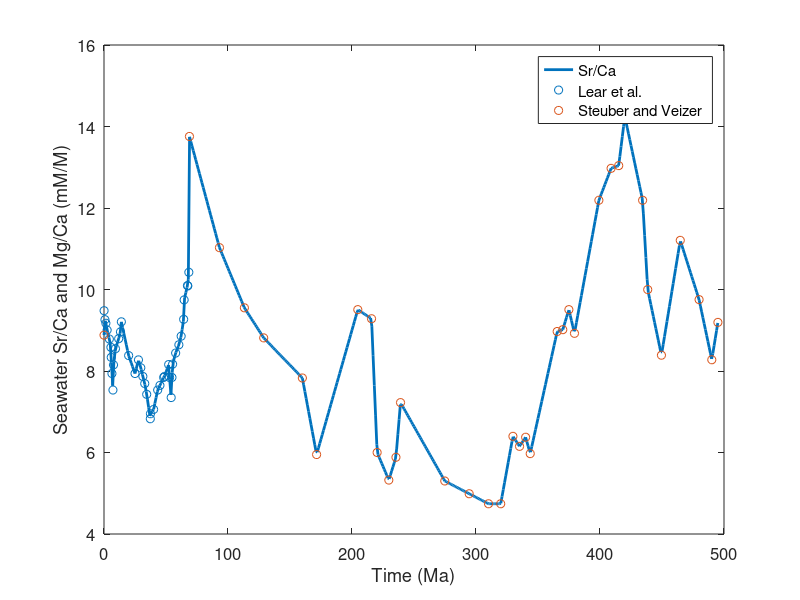
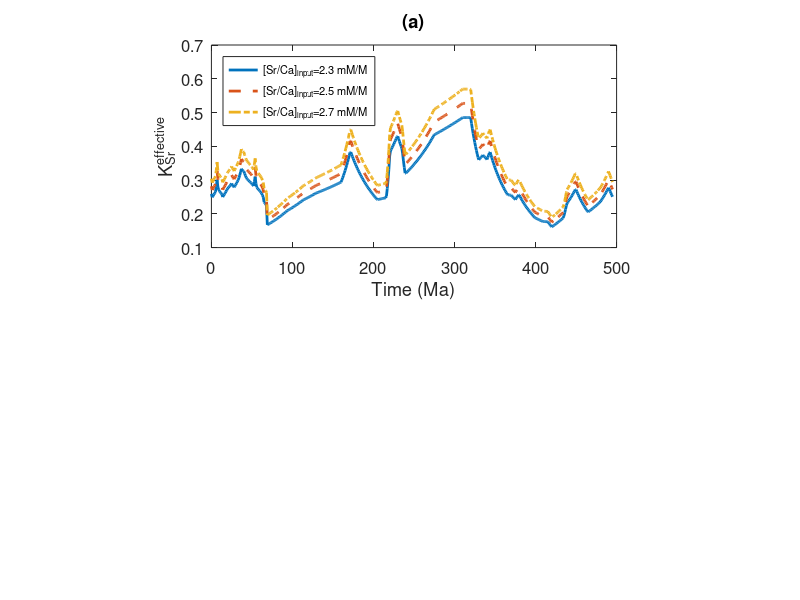

Write the MATLAB code that produced these figures, in order. (Note: this script raises an error after producing the figures.)
clear all
close all

load steuber;
load stanley;
load('lear2.mat')

t=[0:1:500];
sr_ca=interp1([t_sr;lear_age],[sr;lear_ratio],t);
mg_ca=interp1(t_mg,mg,t);

figure;
hold on
plot(t,sr_ca,'linewidth',2);
scatter(lear_age,lear_ratio);
scatter(t_sr,sr);
xlabel('Time (Ma)');
ylabel('Seawater Sr/Ca and Mg/Ca (mM/M)')
set(gca,'FontSize',12)

legend('Sr/Ca', 'Lear et al.','Steuber and Veizer','Location','best')
box on
% print('sr_ca.jpg','-djpeg','-r600');


figure('units','normalized','outerposition',[0 0 1 1])
subplot(2,1,1);
title('(a)');
hold on
plot(t,2.3./sr_ca,'-','Linewidth',2);
plot(t,2.5./sr_ca,'--','Linewidth',2);
plot(t,2.7./sr_ca,'-.','Linewidth',2);

xlabel('Time (Ma)');
ylabel('K_{Sr}^{effective}');
box on
set(gca,'FontSize',12)
legend('[Sr/Ca]_{input}=2.3 mM/M','[Sr/Ca]_{input}=2.5 mM/M','[Sr/Ca]_{input}=2.7 mM/M','location','NorthWest','fontsize',8)

pbaspect([2 1 1])
box on
ax = gca;
ax.LineWidth = 1.5;




D_cal=0.15;
D_arag=1.0;

subplot(2,1,2);
hold on
title('(b)');
f_arag=(2.3./sr_ca-D_cal)./(D_arag-D_cal);
plot(t,f_arag,'-','Linewidth',2);
f_arag=(2.7./sr_ca-D_cal)./(D_arag-D_cal);
plot(t,f_arag,'--','Linewidth',2);
f_arag=(2.3./sr_ca-0.2)./(D_arag-0.2);
plot(t,f_arag,'-.','Linewidth',2);
f_arag=(2.7./sr_ca-0.2)./(D_arag-0.2);
plot(t,f_arag,':','Linewidth',2);

xlabel('Time (Ma)');
ylabel('Fraction of Ca removal into aragonite')
set(gca,'FontSize',12)
legend('[Sr/Ca]_{input}=2.3 mM/M, K_{Sr}(calcite)=0.15','[Sr/Ca]_{input}=2.7 mM/M, K_{Sr}(calcite)=0.15','[Sr/Ca]_{input}=2.3 mM/M, K_{Sr}(calcite)=0.2','[Sr/Ca]_{input}=2.7 mM/M, K_{Sr}(calcite)=0.2','location','NorthWest','fontsize',8);
pbaspect([2 1 1])
box on
ax = gca;
ax.LineWidth = 1.5;

% print('aragonite.jpg','-djpeg','-r600');
print('aragonite.pdf','-dpdf','-fillpage');
